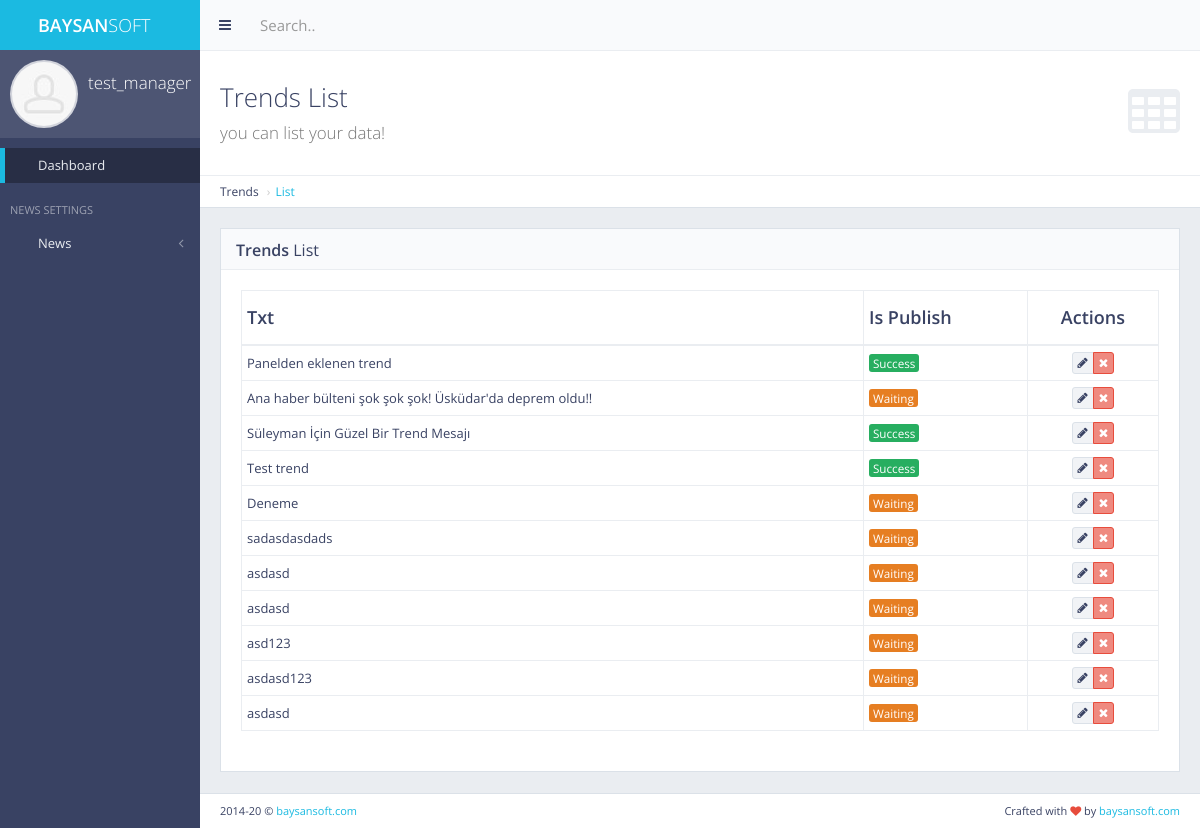
The app's page /panel/trends/list (signed in) with its own data.
### trending/models.py (models this page shows, shortened)
class Trending(models.Model):
    txt = models.CharField(max_length=255)
    is_publish = models.BooleanField(default=False)

### panel/views.py (the view)
# urls.py: path('trends/list', views.trends, name='trends_list'),
def trends(request):
    if not request.user.is_authenticated:
        return redirect('main:my_login')
    trends = Trending.objects.all()
    context = {
        'trends': trends,
    }
    return render(request, 'back/trends.html', context=context)

### category/context_processor.py (called while the page is built)
def get_categories(request):  # template'a direkt veri yolluyor
    get_categories = Category.objects.all()
    return dict(
        get_categories=get_categories)  # get_categories diyerek direkt template'den çağırabiliriz. Sözlük olarak döndürür.

### main/context_processors.py (called while the page is built)
def get_site_settings(request):
    site = Main.objects.first()
    return dict(site_settings=site)

### main/templatetags/my_auth.py (called while the page is built)
@register.filter(name='has_group')
def has_group(user,group_name):
    return user.groups.filter(name=group_name).exists()

### news/context_processors.py (called while the page is built)
def get_last_news(request):
    get_last_news = News.objects.all().order_by('-date')[:3]
    return dict(get_last_news=get_last_news)

def get_popular_posts(request):  # bu şekilde tek fonksiyon ile 2 veri seti döndürebiliriz
    get_popular_posts = News.objects.all().order_by('-show')
    get_popular_posts_detail = News.objects.all().order_by('-show')[:3]
    get_popular_posts_home = News.objects.all().order_by('-show')[:3]
    return dict(get_popular_posts=get_popular_posts, get_popular_posts_detail=get_popular_posts_detail,
                get_popular_posts_home=get_popular_posts_home)

### subcategory/context_processors.py (called while the page is built)
def get_subcategories(request):
    get_subcategories = SubCategory.objects.all()
    return dict(get_subcategories=get_subcategories)

### trending/context_processors.py (called while the page is built)
def get_trendings(request):
    trendings = Trending.objects.all().filter(is_publish=True).order_by('?')  # bu sayede random getirdik
    return dict(get_trendings=trendings)

### templates/back/trends.html (shortened to what this page needs)
{% extends 'back/layout.html' %}
{% load static %}
{% block body %}
    <div class="content-header">
        <div class="header-section">
            <h1>
                <i class="fa fa-table"></i>Trends List<br><small>you can list your data!</small>
            </h1>
        </div>
    </div>
    <ul class="breadcrumb breadcrumb-top">
        <li>Trends</li>
        <li><a href="{% url 'panel:trends_list' %}">List</a></li>
    </ul>
    <div class="block full">
        <div class="block-title">
            <h2><strong>Trends</strong> List</h2>
        </div>
        <div class="table-responsive">
            <table id="example-datatable" class="table table-vcenter table-condensed table-bordered">
                <thead>
                <tr>
                    <th>Txt</th>
                    <th>Is Publish</th>
                    <th class="text-center">Actions</th>
                </tr>
                </thead>
                <tbody>
                {% for trend in trends %}
                    <tr>
                        <td>{{ trend.txt }}</td>
                        <td>
                            {% if trend.is_publish == True %}
                                <span class="label label-success">Success</span>
                            {% else %}
                                <span class="label label-warning">Waiting</span>
                            {% endif %}
                        </td>
                        <td class="text-center">
                            <div class="btn-group">
                                <a href="{% url 'panel:trends_update' pk=trend.pk %}" data-toggle="tooltip"
                                   id="show_message_btn" title="Read"
                                   class="btn btn-xs btn-default"><i class="fa fa-pencil"></i></a>
                                <a href="{% url 'panel:trends_delete' pk=trend.pk %}" data-toggle="tooltip"
                                   title="Delete"
                                   class="btn btn-xs btn-danger" id="delete_message_btn"><i
                                        class="fa fa-times"></i></a>
                            </div>
                        </td>
                    </tr>
                {% endfor %}
                </tbody>
            </table>
        </div>
    </div>
{% endblock body %}

### templates/back/layout.html (shortened to what this page needs)
{% load static %}
{% if user.is_authenticated %}
    <!DOCTYPE html>
    <html class="no-js" lang="en">
    <head>
        <link rel="stylesheet" href="{% static 'back/css/bootstrap.min.css' %}">
        <link rel="stylesheet" href="{% static 'back/css/plugins.css' %}">
        <link rel="stylesheet" href="{% static 'back/css/main.css' %}">
        <link rel="stylesheet" href="{% static 'back/css/themes.css' %}">
        <link rel="stylesheet" href="{% static 'ToastJs/Toast.min.css' %}">
        <link rel="stylesheet" href="{% static 'node_modules/sweetalert2/dist/sweetalert2.min.css' %}">
    </head>
    <body>
    <div id="page-wrapper">
        <div id="page-container" class="sidebar-partial sidebar-visible-lg sidebar-no-animations">
            <div id="sidebar">
                <div id="sidebar-scroll">
                    <div class="sidebar-content">
                        <a href="http://baysansoft.com/" target="_blank" class="sidebar-brand">
                            <i class="gi gi-flash"></i><span
                                class="sidebar-nav-mini-hide"><strong>BAYSAN</strong>SOFT</span>
                        </a>
                        <div class="sidebar-section sidebar-user clearfix sidebar-nav-mini-hide">
                            <div class="sidebar-user-avatar">
                                <a href="page_ready_user_profile.html">
                                    <img src="{% static 'back/img/placeholders/avatars/avatar2.jpg' %}" alt="avatar">
                                </a>
                            </div>
                            <div class="sidebar-user-name">{{ request.user.username }}</div>
                            <div class="sidebar-user-links">
                                <a href="{% url 'main:home' %}" data-toggle="tooltip" data-placement="bottom"
                                   title="Site Home Page"><i class="gi gi-home"></i></a>
                                <a href="{% url 'panel:message_box' %}" data-toggle="tooltip" data-placement="bottom"
                                   title="Message Box"><i class="gi gi-message_plus"></i></a>
                                <a href="page_ready_user_profile.html" data-toggle="tooltip" data-placement="bottom"
                                   title="Profile"><i class="gi gi-user"></i></a>
                                <a href="{% url 'panel:change_password' %}" class="enable-tooltip" data-placement="bottom"
                                   title="Settings"
                                   onclick="$('#modal-user-settings').modal('show');"><i class="gi gi-cogwheel"></i></a>
                                <a href="{% url 'main:my_logout' %}" data-toggle="tooltip" data-placement="bottom"
                                   title="Logout"><i
                                        class="gi gi-exit"></i></a>
                            </div>
                        </div>
                        {% include 'back/includes/sidebar.html' %}
                    </div>
                </div>
            </div>
            <div id="main-container">
                <header class="navbar navbar-default">
                    <ul class="nav navbar-nav-custom">
                        <li>
                            <a href="javascript:void(0)" onclick="App.sidebar('toggle-sidebar');this.blur();">
                                <i class="fa fa-bars fa-fw"></i>
                            </a>
                        </li>
                    </ul>
                    <form action="page_ready_search_results.html" method="post" class="navbar-form-custom">
                        <div class="form-group">
                            <input type="text" id="top-search" name="top-search" class="form-control"
                                   placeholder="Search..">
                        </div>
                    </form>
                </header>
                <div id="page-content">
                    {% block body %}
                    {% endblock body %}
                </div>
                <footer class="clearfix">
                    <div class="pull-right">
                        Crafted with <i class="fa fa-heart text-danger"></i> by <a href="http://baysansoft.com/"
                                                                                   target="_blank">baysansoft.com</a>
                    </div>
                    <div class="pull-left">
                        <span id="year-copy"></span> &copy; <a href="http://baysansoft.com/"
                                                               target="_blank">baysansoft.com</a>
                    </div>
                </footer>
            </div>
        </div>
    </div>
    </body>
    </html>
{% else %}
    <h2>Please Login</h2>
{% endif %}

### records on screen
Trending: txt "Panelden eklenen trend", is_publish "Success"
Trending: txt "Ana haber bülteni şok şok şok! Üsküdar'da deprem oldu!!", is_publish "Waiting"
Trending: txt "Süleyman İçin Güzel Bir Trend Mesajı", is_publish "Success"
Trending: txt "Test trend", is_publish "Success"
Trending: txt "Deneme", is_publish "Waiting"
Trending: txt "sadasdasdads", is_publish "Waiting"
Trending: txt "asdasd", is_publish "Waiting"
Trending: txt "asdasd", is_publish "Waiting"
Trending: txt "asd123", is_publish "Waiting"
Trending: txt "asdasd123", is_publish "Waiting"
Trending: txt "asdasd", is_publish "Waiting"

### other values on screen
{{ request.user.username }} "test_manager"
